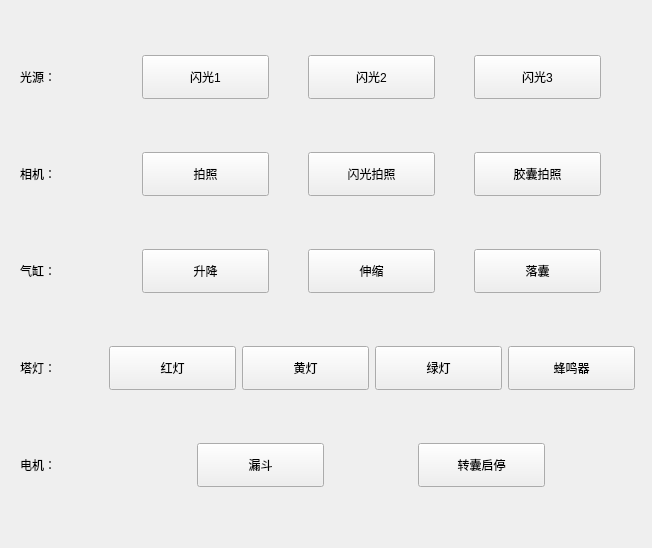
        <widget class="QWidget" name="tab_9">
         <attribute name="title">
          <string>功能输出</string>
         </attribute>
         <widget class="QWidget" name="layoutWidget1_3">
          <property name="geometry">
           <rect>
            <x>12</x>
            <y>8</y>
            <width>631</width>
            <height>531</height>
           </rect>
          </property>
          <layout class="QGridLayout" name="gridLayout_4">
           <item row="3" column="0">
            <widget class="QLabel" name="label_99">
             <property name="minimumSize">
              <size>
               <width>75</width>
               <height>0</height>
              </size>
             </property>
             <property name="maximumSize">
              <size>
               <width>75</width>
               <height>16777215</height>
              </size>
             </property>
             <property name="text">
              <string>塔灯：</string>
             </property>
            </widget>
           </item>
           <item row="0" column="1">
            <layout class="QHBoxLayout" name="horizontalLayout_6">
             <item>
              <widget class="QPushButton" name="pb_cmdTestFlash0">
               <property name="minimumSize">
                <size>
                 <width>127</width>
                 <height>44</height>
                </size>
               </property>
               <property name="maximumSize">
                <size>
                 <width>127</width>
                 <height>44</height>
                </size>
               </property>
               <property name="text">
                <string>闪光1</string>
               </property>
               <property name="checkable">
                <bool>true</bool>
               </property>
              </widget>
             </item>
             <item>
              <widget class="QPushButton" name="pb_cmdTestFlash1">
               <property name="minimumSize">
                <size>
                 <width>127</width>
                 <height>44</height>
                </size>
               </property>
               <property name="maximumSize">
                <size>
                 <width>127</width>
                 <height>44</height>
                </size>
               </property>
               <property name="text">
                <string>闪光2</string>
               </property>
               <property name="checkable">
                <bool>true</bool>
               </property>
              </widget>
             </item>
             <item>
              <widget class="QPushButton" name="pb_cmdTestFlash2">
               <property name="minimumSize">
                <size>
                 <width>127</width>
                 <height>44</height>
                </size>
               </property>
               <property name="maximumSize">
                <size>
                 <width>127</width>
                 <height>44</height>
                </size>
               </property>
               <property name="text">
                <string>闪光3</string>
               </property>
               <property name="checkable">
                <bool>true</bool>
               </property>
              </widget>
             </item>
            </layout>
           </item>
           <item row="4" column="1">
            <layout class="QHBoxLayout" name="horizontalLayout_10">
             <item>
              <widget class="QPushButton" name="pb_cmdTestInverter">
               <property name="minimumSize">
                <size>
                 <width>127</width>
                 <height>44</height>
                </size>
               </property>
               <property name="maximumSize">
                <size>
                 <width>127</width>
                 <height>44</height>
                </size>
               </property>
               <property name="text">
                <string>漏斗</string>
               </property>
               <property name="checkable">
                <bool>true</bool>
               </property>
              </widget>
             </item>
             <item>
              <widget class="QPushButton" name="pb_cmdRotateCtl">
               <property name="minimumSize">
                <size>
                 <width>127</width>
                 <height>44</height>
                </size>
               </property>
               <property name="maximumSize">
                <size>
                 <width>127</width>
                 <height>44</height>
                </size>
               </property>
               <property name="text">
                <string>转囊启停</string>
               </property>
               <property name="checkable">
                <bool>true</bool>
               </property>
              </widget>
             </item>
            </layout>
           </item>
           <item row="1" column="1">
            <layout class="QHBoxLayout" name="horizontalLayout_7">
             <item>
              <widget class="QPushButton" name="pb_cmdTestPhoto">
               <property name="minimumSize">
                <size>
                 <width>127</width>
                 <height>44</height>
                </size>
               </property>
               <property name="maximumSize">
                <size>
                 <width>127</width>
                 <height>44</height>
                </size>
               </property>
               <property name="text">
                <string>拍照</string>
               </property>
               <property name="checkable">
                <bool>false</bool>
               </property>
              </widget>
             </item>
             <item>
              <widget class="QPushButton" name="pb_cmdTestFlashPhoto">
               <property name="minimumSize">
                <size>
                 <width>127</width>
                 <height>44</height>
                </size>
               </property>
               <property name="maximumSize">
                <size>
                 <width>127</width>
                 <height>44</height>
                </size>
               </property>
               <property name="text">
                <string>闪光拍照</string>
               </property>
               <property name="checkable">
                <bool>false</bool>
               </property>
              </widget>
             </item>
             <item>
              <widget class="QPushButton" name="pb_cmdTestCapPhoto">
               <property name="minimumSize">
                <size>
                 <width>127</width>
                 <height>44</height>
                </size>
               </property>
               <property name="maximumSize">
                <size>
                 <width>127</width>
                 <height>44</height>
                </size>
               </property>
               <property name="text">
                <string>胶囊拍照</string>
               </property>
               <property name="checkable">
                <bool>false</bool>
               </property>
              </widget>
             </item>
            </layout>
           </item>
           <item row="0" column="0">
            <widget class="QLabel" name="label_95">
             <property name="minimumSize">
              <size>
               <width>75</width>
               <height>0</height>
              </size>
             </property>
             <property name="maximumSize">
              <size>
               <width>75</width>
               <height>16777215</height>
              </size>
             </property>
             <property name="text">
              <string>光源：</string>
             </property>
            </widget>
           </item>
           <item row="2" column="1">
            <layout class="QHBoxLayout" name="horizontalLayout_8">
             <item>
              <widget class="QPushButton" name="pb_cmdTestValveUp">
               <property name="minimumSize">
                <size>
                 <width>127</width>
                 <height>44</height>
                </size>
               </property>
               <property name="maximumSize">
                <size>
                 <width>127</width>
                 <height>44</height>
                </size>
               </property>
               <property name="text">
                <string>升降</string>
               </property>
               <property name="checkable">
                <bool>true</bool>
               </property>
              </widget>
             </item>
             <item>
              <widget class="QPushButton" name="pb_cmdTestValveClip">
               <property name="minimumSize">
                <size>
                 <width>127</width>
                 <height>44</height>
                </size>
               </property>
               <property name="maximumSize">
                <size>
                 <width>127</width>
                 <height>44</height>
                </size>
               </property>
               <property name="text">
                <string>伸缩</string>
               </property>
               <property name="checkable">
                <bool>true</bool>
               </property>
              </widget>
             </item>
             <item>
              <widget class="QPushButton" name="pb_cmdTestValveDrop">
               <property name="minimumSize">
                <size>
                 <width>127</width>
                 <height>44</height>
                </size>
               </property>
               <property name="maximumSize">
                <size>
                 <width>127</width>
                 <height>44</height>
                </size>
               </property>
               <property name="text">
                <string>落囊</string>
               </property>
               <property name="checkable">
                <bool>true</bool>
               </property>
              </widget>
             </item>
            </layout>
           </item>
           <item row="2" column="0">
            <widget class="QLabel" name="label_97">
             <property name="minimumSize">
              <size>
               <width>75</width>
               <height>0</height>
              </size>
             </property>
             <property name="maximumSize">
              <size>
               <width>75</width>
               <height>16777215</height>
              </size>
             </property>
             <property name="text">
              <string>气缸：</string>
             </property>
            </widget>
           </item>
           <item row="4" column="0">
            <widget class="QLabel" name="label_98">
             <property name="minimumSize">
              <size>
               <width>75</width>
               <height>0</height>
              </size>
             </property>
             <property name="maximumSize">
              <size>
               <width>75</width>
               <height>16777215</height>
              </size>
             </property>
             <property name="text">
              <string>电机：</string>
             </property>
            </widget>
           </item>
           <item row="1" column="0">
            <widget class="QLabel" name="label_96">
             <property name="minimumSize">
              <size>
               <width>75</width>
               <height>0</height>
              </size>
             </property>
             <property name="maximumSize">
              <size>
               <width>75</width>
               <height>16777215</height>
              </size>
             </property>
             <property name="text">
              <string>相机：</string>
             </property>
            </widget>
           </item>
           <item row="3" column="1">
            <layout class="QHBoxLayout" name="horizontalLayout_9">
             <item>
              <widget class="QPushButton" name="pb_cmdTestLampRed">
               <property name="minimumSize">
                <size>
                 <width>127</width>
                 <height>44</height>
                </size>
               </property>
               <property name="maximumSize">
                <size>
                 <width>127</width>
                 <height>44</height>
                </size>
               </property>
               <property name="text">
                <string>红灯</string>
               </property>
               <property name="checkable">
                <bool>true</bool>
               </property>
              </widget>
             </item>
             <item>
              <widget class="QPushButton" name="pb_cmdTestLampYellow">
               <property name="minimumSize">
                <size>
                 <width>127</width>
                 <height>44</height>
                </size>
               </property>
               <property name="maximumSize">
                <size>
                 <width>127</width>
                 <height>44</height>
                </size>
               </property>
               <property name="text">
                <string>黄灯</string>
               </property>
               <property name="checkable">
                <bool>true</bool>
               </property>
              </widget>
             </item>
             <item>
              <widget class="QPushButton" name="pb_cmdTestLampGreen">
               <property name="minimumSize">
                <size>
                 <width>127</width>
                 <height>44</height>
                </size>
               </property>
               <property name="maximumSize">
                <size>
                 <width>127</width>
                 <height>44</height>
                </size>
               </property>
               <property name="text">
                <string>绿灯</string>
               </property>
               <property name="checkable">
                <bool>true</bool>
               </property>
              </widget>
             </item>
             <item>
              <widget class="QPushButton" name="pb_cmdTestBuzzer">
               <property name="minimumSize">
                <size>
                 <width>127</width>
                 <height>44</height>
                </size>
               </property>
               <property name="maximumSize">
                <size>
                 <width>127</width>
                 <height>44</height>
                </size>
               </property>
               <property name="text">
                <string>蜂鸣器</string>
               </property>
               <property name="checkable">
                <bool>true</bool>
               </property>
              </widget>
             </item>
            </layout>
           </item>
          </layout>
         </widget>
        </widget>
